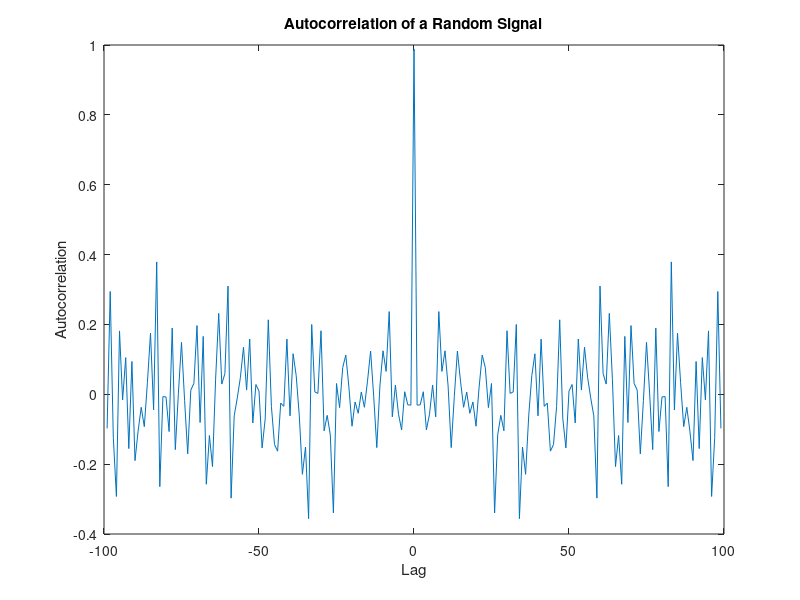

The MATLAB source for this figure:
clc
clear all 
close all

N = 100;
x = randn(1,N);
[Rxx,lags] = xcorr(x,'unbiased');
plot(lags,Rxx)
xlabel('Lag')
ylabel('Autocorrelation')
title('Autocorrelation of a Random Signal')
